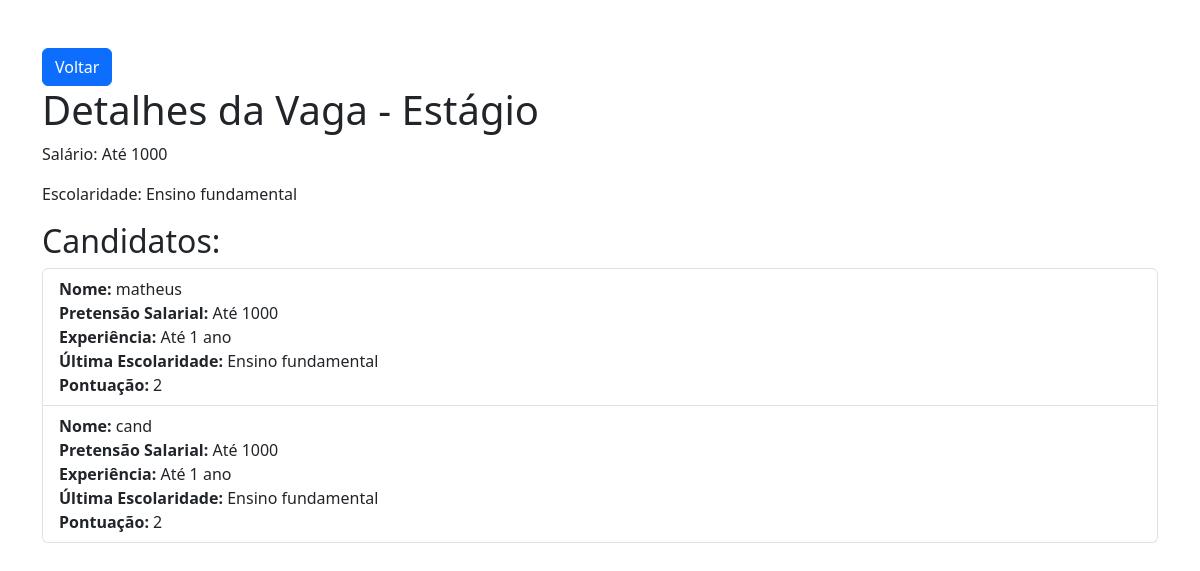
The app's page /empresas/vagas/2/candidatos/ (signed in) with its own data.
### empresas/models.py (models this page shows)
class Vagas(models.Model):
    empresa = models.CharField(max_length=100)
    titulo = models.CharField(max_length=150)
    salario = models.CharField(max_length=50)
    escolaridade = models.CharField(max_length=50)

### app_vagas/models.py (models this page shows, shortened)
class Candidatura(models.Model):
    CANDIDATURA_CHOICES = [
        ("Até 1000", "Até 1000"),
        ("De 1000 a 2000", "De 1000 a 2000"),
        ("De 2000 a 3000", "De 2000 a 3000"),
        ("Acima de 3000", "Acima de 3000"),
    ]
    EXPERIENCIA_CHOICES = [
        ("Até 1 ano", "Até 1 ano"),
        ("De 1 ano a 2 anos", "De 1 ano a 2 anos"),
        ("De 2 anos a 3 anos", "De 2 anos a 3 anos"),
        ("Acima de 3 anos", "Acima de 3 anos"),
    ]
    ESCOLARIDADE_CHOICES = [
        ("Ensino fundamental", "Ensino fundamental"),
        ("Ensino médio", "Ensino médio"),
        ("Tecnólogo", "Tecnólogo"),
        ("Ensino Superior", "Ensino Superior"),
        ("Pós / MBA / Mestrado", "Pós / MBA / Mestrado"),
        ("Doutorado", "Doutorado"),
    ]
    candidato = models.ForeignKey(User, on_delete=models.CASCADE)
    vaga = models.ForeignKey(Vagas, on_delete=models.CASCADE)
    pretensao_salario = models.CharField(
        max_length=50, choices=CANDIDATURA_CHOICES, default="Até 1000"
    )
    experiencia = models.CharField(
        max_length=50, choices=EXPERIENCIA_CHOICES, default="Até 1 ano"
    )
    ultima_escolaridade = models.CharField(
        max_length=50, choices=ESCOLARIDADE_CHOICES, default="Ensino fundamental"
    )
    pontuacao = models.IntegerField(default=0)

### empresas/views.py (the view)
@login_required(login_url="/empresas/login")
@has_role_decorator("empresa")
def candidatos_vaga(request, vaga_id):
    vaga = get_object_or_404(Vagas, pk=vaga_id)
    candidaturas = Candidatura.objects.filter(vaga=vaga)
    dict_escolaridade = {
        "Ensino fundamental": 1,
        "Ensino médio": 2,
        "Tecnólogo": 3,
        "Ensino Superior": 4,
        "Pós / MBA / Mestrado": 5,
        "Doutorado": 6,
    }
    for candidatura in candidaturas:
        pontuacao = 0
        if candidatura.pretensao_salario == vaga.salario:
            pontuacao += 1
        escolaridade_vaga = dict_escolaridade[vaga.escolaridade]
        escolaridade_candidato = dict_escolaridade[candidatura.ultima_escolaridade]
        if escolaridade_candidato >= escolaridade_vaga:
            pontuacao += 1
        candidatura.pontuacao = pontuacao
        candidatura.save()
    return render(
        request,
        "empresas/candidatos_vaga.html",
        {"vaga": vaga, "candidaturas": candidaturas},
    )

### empresas/templates/empresas/candidatos_vaga.html (shortened to what this page needs)
<!DOCTYPE html>
<html>
<head>
    <link href="https://cdn.jsdelivr.net/npm/bootstrap@5.3.0/dist/css/bootstrap.min.css" rel="stylesheet">
</head>
<body>
    <div class="container mt-5">
        <a href="{% url 'vagas' %}" class="btn btn-primary">Voltar</a>
        <h1>Detalhes da Vaga - {{ vaga.titulo }}</h1>
        <p>Salário: {{ vaga.salario }}</p>
        <p>Escolaridade: {{ vaga.escolaridade }}</p>
        <h2>Candidatos:</h2>
        <ul class="list-group">
            {% for candidatura in candidaturas %}
                <li class="list-group-item">
                    <strong>Nome:</strong> {{ candidatura.candidato.username }} <br>
                    <strong>Pretensão Salarial:</strong> {{ candidatura.get_pretensao_salario_display }} <br>
                    <strong>Experiência:</strong> {{ candidatura.get_experiencia_display }} <br>
                    <strong>Última Escolaridade:</strong> {{ candidatura.get_ultima_escolaridade_display }} <br>
                    <strong>Pontuação:</strong> {{ candidatura.pontuacao }} <br>
                </li>
            {% endfor %}
        </ul>
    </div>
</body>
</html>

### records on screen
Vagas: titulo "Estágio", salario "Até 1000", escolaridade "Ensino fundamental"
Candidatura: candidato.username "matheus", pretensao_salario "Até 1000", experiencia "Até 1 ano", ultima_escolaridade "Ensino fundamental", pontuacao "2"
Candidatura: candidato.username "cand", pretensao_salario "Até 1000", experiencia "Até 1 ano", ultima_escolaridade "Ensino fundamental", pontuacao "2"
